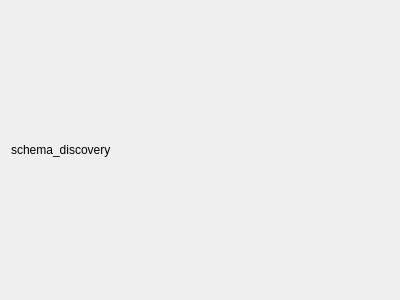
<?xml version="1.0" encoding="UTF-8"?>
<ui version="4.0">
 <class>Form</class>
 <widget class="QWidget" name="Form">
  <property name="geometry">
   <rect>
    <x>0</x>
    <y>0</y>
    <width>400</width>
    <height>300</height>
   </rect>
  </property>
  <property name="windowTitle">
   <string>Schema_Discorvery</string>
  </property>
  <layout class="QGridLayout" name="gridLayout">
   <item row="0" column="0">
    <widget class="QLabel" name="label">
     <property name="text">
      <string>schema_discovery</string>
     </property>
    </widget>
   </item>
  </layout>
 </widget>
 <resources/>
 <connections/>
</ui>
